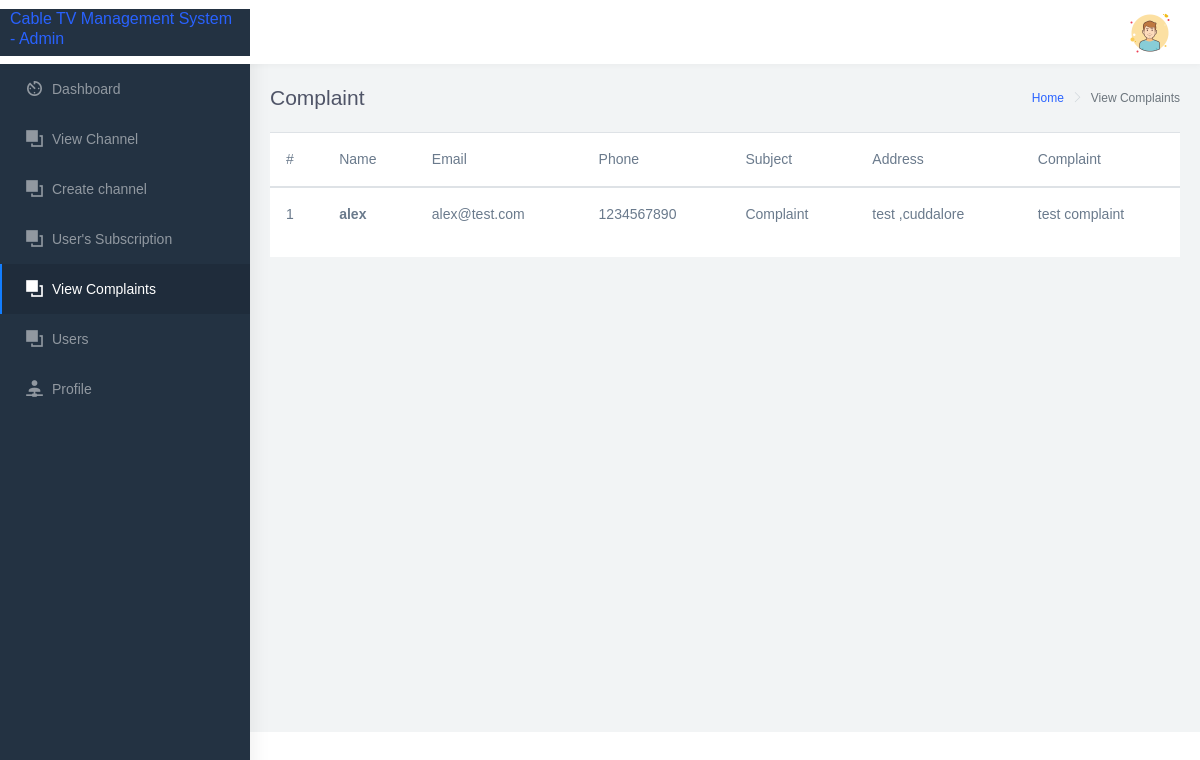
/admin/view-complaint.php (signed in), run on the app's committed database.
### tables this page shows
CREATE TABLE `complaint` (
  `id` int(11) NOT NULL,
  `name` varchar(100) NOT NULL,
  `email` varchar(100) NOT NULL,
  `mobile` bigint(20) NOT NULL,
  `subject` varchar(255) NOT NULL,
  `user_id` int(11) DEFAULT NULL,
  `address` varchar(225) DEFAULT NULL,
  `complaint` varchar(225) DEFAULT NULL
);

### admin/view-complaint.php (the view)
<?php include("includes/header.php"); ?>
    <div id="main-wrapper" data-navbarbg="skin6" data-theme="light" data-layout="vertical" data-sidebartype="full" data-boxed-layout="full">
        <?php include("includes/top-nav.php"); ?>
        <?php include("includes/sidebar.php"); ?>
        <div class="page-wrapper">
            <div class="page-breadcrumb">
                <div class="row">
                    <div class="col-5 align-self-center">
                        <h4 class="page-title">Complaint</h4>
                    </div>
                    <div class="col-7 align-self-center">
                        <div class="d-flex align-items-center justify-content-end">
                            <nav aria-label="breadcrumb">
                                <ol class="breadcrumb">
                                    <li class="breadcrumb-item">
                                        <a href="index.php">Home</a>
                                    </li>
                                    <li class="breadcrumb-item active" aria-current="page">View Complaints</li>
                                </ol>
                            </nav>
                        </div>
                    </div>
                </div>
            </div>
            <div class="container-fluid">
                <div class="row">
                    <div class="col-md-12">
                        <div class="card">
                            <div class="table-responsive">
                                <table class="table">
                                    <thead>
                                        <th>#</th>
                                        <th>Name</th>
                                        <th>Email</th>
                                        <th>Phone</th>
                                        <th>Subject</th>
                                        <th>Address</th>
										<th>Complaint</th>
                                    </thead>
                                    <tbody>
                                        <?php
$complaint = mysqli_query($connection, "SELECT * FROM complaint");
                                            $inc = 1;
                                            if (mysqli_num_rows($complaint) > 0) {
                                                while ($comp = mysqli_fetch_array($complaint)) {
                                                    ?>
                                                    <tr>
                                                        <td><?php echo $inc; ?></td>
                                                        <td>
                                                        	<strong><?php echo $comp['name']; ?></strong>
                                                        </td>
                                                        <td><?php echo $comp['email'] ?></td>
                                                        <td><?php echo $comp['mobile'] ?></td>
                                                        <td><?php echo $comp['subject'] ?></td>
                                                        <td><?php echo $comp['address'] ?></td>
														    <td><?php echo $comp['complaint'] ?></td>
                                                    </tr>
                                                    <?php
                                                    $inc++;
                                                }
                                            } else {
                                                echo "<tr class='text-center'><td colspan='6'>No Data Found!</td></tr>";
                                            }
                                        ?>
                                    </tbody>
                                </table>
                            </div>
                        </div>
                    </div>
                </div>
            </div>
        </div>
    </div>
<?php include("includes/footer.php"); ?>

### data on the page
complaint: name "alex", email "alex@test.com", mobile "1234567890", subject "Complaint", address "test ,cuddalore", complaint "test complaint"
